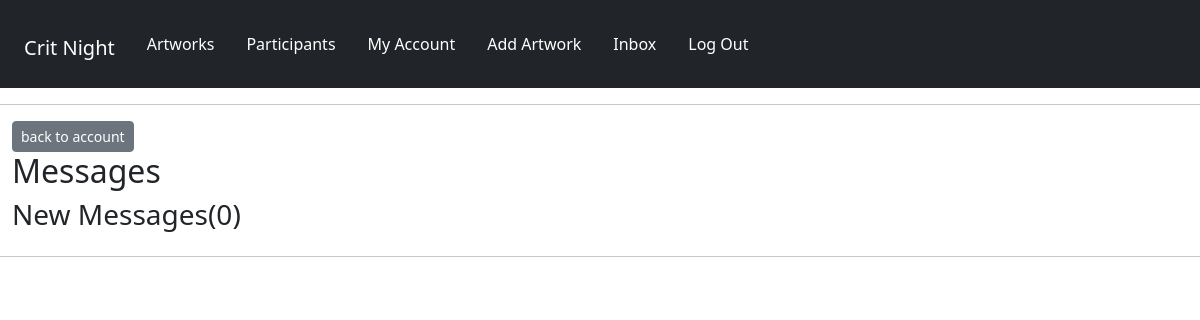
Before: /panelists/inbox/ (signed in) with the older database file.
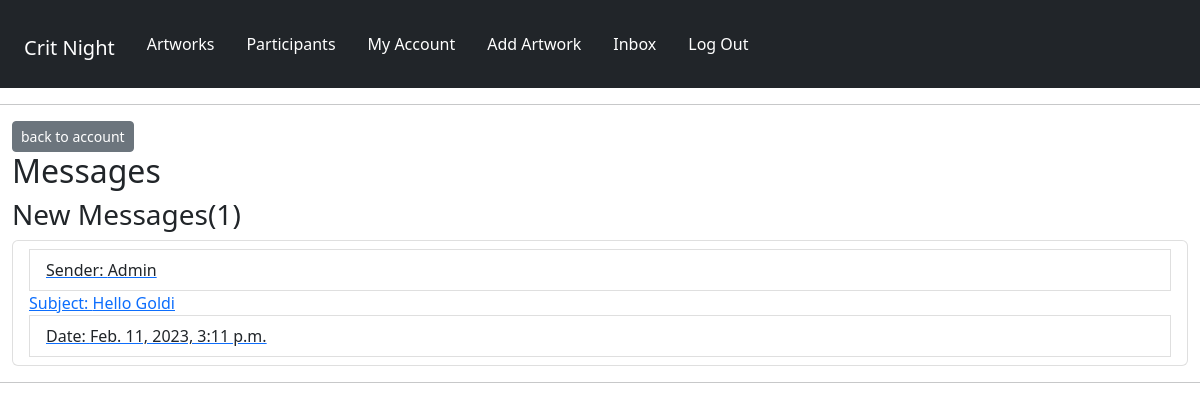
After: the same page with the newer database file.
### panelists/models.py (models this page shows, shortened)
class Message(models.Model):
    sender = models.ForeignKey(
        Profile, on_delete=models.SET_NULL, null=True, blank=True
    )
    recipient = models.ForeignKey(
        Profile,
        on_delete=models.SET_NULL,
        null=True,
        blank=True,
        related_name="messages",
    )
    name = models.CharField(max_length=200, null=True, blank=True)
    email = models.EmailField(max_length=200, null=True, blank=True)
    subject = models.CharField(max_length=200, null=True, blank=True)
    body = models.TextField()
    is_read = models.BooleanField(default=False, null=True)
    created = models.DateTimeField(auto_now_add=True)
    id = models.UUIDField(
        default=uuid.uuid4, unique=True, primary_key=True, editable=False
    )
    class Meta:
        ordering = ["is_read", "-created"]

### panelists/views.py (the view)
# urls.py: path("inbox/", views.inbox, name="inbox"),
@login_required(login_url="login")
def inbox(request):
    profile = request.user.profile
    messageRequests = profile.messages.all()
    unreadCount = messageRequests.filter(is_read=False).count()
    context = {"messageRequests": messageRequests, "unreadCount": unreadCount}
    return render(request, "panelists/inbox.html", context)

### panelists/templates/panelists/inbox.html
{% extends 'main.html' %}
{% block content %}
<div class="container-fluid">
    <a href="{% url 'account' %}" class="btn btn-secondary btn-sm">back to account</a>
<h2>Messages</h2>
<h3>New Messages(<span>{{unreadCount}}</span>)</h3>
  <ul class="list-group">
    {% for message in messageRequests %}
        {% if message.is_read == False %}
    <li class="list-group-item">
        {% else %}
    <li class="list-group-item" message"></li>
        {% endif %}
        <a href="{% url 'message' message.id %}">
        <span class="list-group-item">Sender: {{message.name}}</span>
        <spanclass="list-group-item">Subject: {{message.subject}}</spanclass=>
        <span class="list-group-item">Date: {{message.created}}</span>
    </a>
</li>
    {% endfor %}
  </ul>
</div>
{% endblock %}

Changed rows visible on the page:
added Message: name "Admin", subject "Hello Goldi", created "Feb. 11, 2023, 3:11 p.m."
Other visible differences:
{{ unreadCount }}: "0" → "1"
